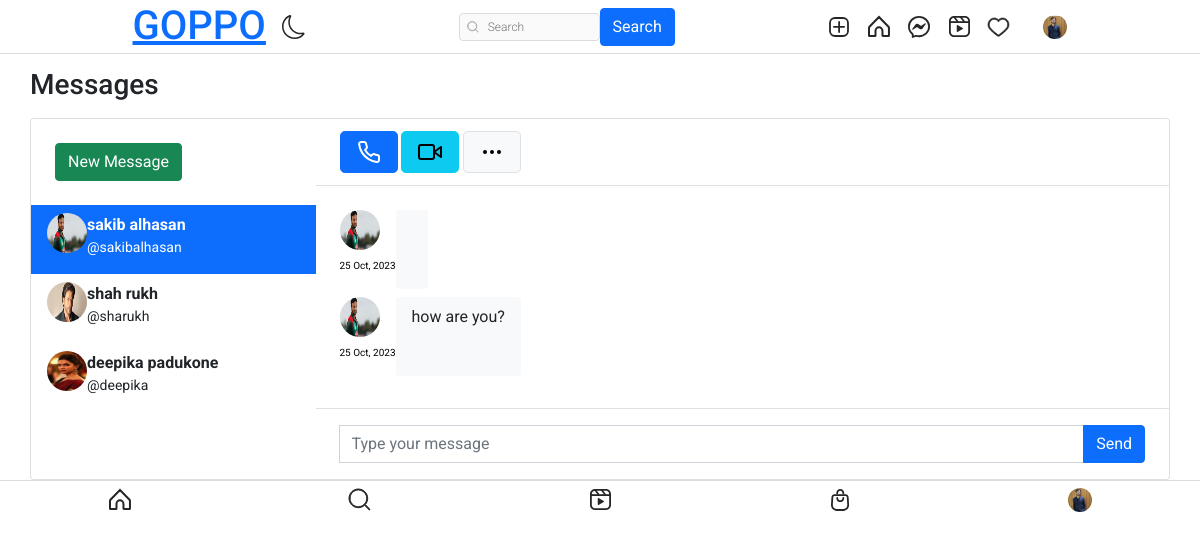
The app's page /message/ (signed in) with its own data.
### authy/models.py (models this page shows, shortened)
class Profile(models.Model):
    user = models.OneToOneField(User, related_name='profile', on_delete=models.CASCADE)
    image = models.ImageField(upload_to="profile_pciture", null=True, default="default.jpg")
    first_name = models.CharField(max_length=200, null=True, blank=True)
    last_name = models.CharField(max_length=200, null=True, blank=True)
    bio = models.CharField(max_length=200, null=True, blank=True)
    location = models.CharField(max_length=200, null=True, blank=True)
    url = models.URLField(max_length=200, null=True, blank=True)
    favourite = models.ManyToManyField(Post, blank=True)

### directs/models.py (models this page shows, shortened)
class Message(models.Model):
    user = models.ForeignKey(User, on_delete=models.CASCADE, related_name="user")
    sender = models.ForeignKey(User, on_delete=models.CASCADE, related_name="from_user")
    reciepient = models.ForeignKey(User, on_delete=models.CASCADE, related_name="to_user")
    body = models.TextField(null=True)
    date = models.DateTimeField(auto_now_add=True)
    is_read = models.BooleanField(default=False)
    def get_message(user):
        users = []
        messages = Message.objects.filter(user=user).values('reciepient').annotate(last=Max('date')).order_by('-last')
        for message in messages:
            users.append({
                'user': User.objects.get(pk=message['reciepient']),
                'last': message['last'],
                'unread': Message.objects.filter(user=user, reciepient__pk=message['reciepient'], is_read=False).count()
            })
        return users

### directs/views.py (the view)
# urls.py: path('', inbox, name="message"),
@login_required
def inbox(request):
    user = request.user
    messages = Message.get_message(user=request.user)
    active_direct = None
    directs = None
    profile = get_object_or_404(Profile, user=user)
    if messages:
        message = messages[0]
        active_direct = message['user'].username
        directs = Message.objects.filter(user=request.user, reciepient=message['user'])
        directs.update(is_read=True)
        for message in messages:
            if message['user'].username == active_direct:
                message['unread'] = 0
    context = {
        'directs':directs,
        'messages': messages,
        'active_direct': active_direct,
        'profile': profile,
    }
    return render(request, 'directs/direct.html', context)

### templates/directs/direct.html (shortened to what this page needs)
{% extends 'base.html' %}
{% load static %}
{% block content %}
<head>
	<link href="https://cdn.jsdelivr.net/npm/bootstrap@5.1.3/dist/css/bootstrap.min.css" rel="stylesheet">
</head>
<br><br>
<main class="conetent">
    <div class="container p-0">
		<h1 class="h3 mb-3">Messages</h1>
		<div class="card">
			<div class="row g-0">
				<div class="col-12 col-lg-12 col-xl-3 border-right chat-messages" >
					<div class="px-4 d-none d-md-block">
						<div class="d-flex align-items-center">
							<div class="flex-grow-1">
								<a href="{% url 'search-users' %}" class="btn btn-success mt-4 mb-4">New Message</a>
							</div>
						</div>
					</div>
					{% for message in messages %}
					<a href="{% url 'directs' message.user.username %}" class="list-group-item list-group-item-action border-0 {% if active_direct == message.user.username %}active{% endif %}">
						<div class="d-flex align-items-start pb-2">
								<img src="{{ message.user.profile.image.url }}" class="rounded-circle mr-1" alt="img" width="40" height="40">
							<div class="flex-grow-1 ml-6">
								<b>{{message.user.profile.first_name}} {{message.user.profile.last_name}}</b>
								<div class="small"> @{{message.user.username}}</div>
							</div>
						</div>
					</a>
					{% endfor %}
				</div>
				<div class="col-12 col-lg-7 col-xl-9">
					<div class="py-2 px-4 border-bottom d-none d-lg-block">
						<div class="d-flex align-items-center py-1">
							<div>
								<button class="btn btn-primary btn-lg mr-1 px-3"></button>
								<button class="btn btn-info btn-lg mr-1 px-3 d-none d-md-inline-block"></button>
								<button class="btn btn-light border btn-lg px-3"></button>
							</div>
						</div>
					</div>
					<div class="position-relative">
						<div class="chat-messages p-4">
									{% for direct in directs %}
										{% if direct.sender == request.user %}
											<div class="chat-message-right pb-2">
												<div>
													<a href=""><img src="{{ direct.sender.profile.image.url }}" class="rounded-circle mr-1" alt="img" width="40" height="40"></a>
													<div class="text-muted small text-nowrap mt-2" style="font-size:10px; color: rgba(180, 180, 180, 0);"><p style="font-size:10px; color: black;">{{direct.date|date:"d M, Y"}}</p></div>
												</div>
												<div class="flex-shrink-1 bg-light rounded py-2 px-3 ml-3">
													{{direct.body}}
												</div>
											</div>
										{% else %}
											<div class="chat-message-left pb-2">
												<div>
													<a href=""><img src="{{ direct.sender.profile.image.url }}" class="rounded-circle mr-1" alt="img" width="40" height="40"></a>
													<div class="text-muted small text-nowrap mt-2" style="font-size:10px; color: rgba(180, 180, 180, 0);"><p style="font-size:10px; color: black;">{{direct.date|date:"d M, Y"}}</p></div>
												</div>
												<div class="flex-shrink-1 bg-light rounded py-2 px-3 ml-3">
													{{direct.body}}
												</div>
											</div>
										{% endif %}
									{% endfor %}
						</div>
					</div>
						<div class="flex-grow-0 py-3 px-4 border-top">
							<form method="POST" action="{% url 'send-directs' %}">
								<div class="input-group">
									<input name="body" type="text" class="form-control" placeholder="Type your message">
									<button class="btn btn-primary" type="submit">Send</button>
								</div>
							</form>
						</div>
				</div>
			</div>
		</div>
	</div>
</main>
</html>
{% endblock content %}

### templates/base.html (shortened to what this page needs)
{% load static %}
<!DOCTYPE html>
<html lang="en">
<head>
    <link rel="stylesheet" href="https://cdn.jsdelivr.net/npm/bootstrap-icons@1.8.1/font/bootstrap-icons.css">
    <link href="https://cdn.jsdelivr.net/npm/bootstrap@5.1.3/dist/css/bootstrap.min.css" rel="stylesheet">
    <link rel="stylesheet" type="text/css" href="{% static 'assets1/style.css' %}">
</head>
<body>
    <header class="header">
        <nav class="header__content">
            <div class="header__buttons">
                <a href="{% url 'index' %}" class="header__home">
                  <h1> GOPPO </h1>
                </a>
                <button class="header__theme-button" title="Toggle Theme">
                </button>
            </div>
            <form action="{% url 'search-users' %}" method="GET">
                <div class="header__search">
                    <input type="text" placeholder="Search" name="q" value="{{ request.GET.q }}">
                    <button class="btn btn-primary" type="submit">Search</button>
                </div>
            </form>
            <div class="header__buttons header__buttons--desktop">
                <a href="{% url 'newpost' %}">
                </a>
                <a href="{% url 'index' %}">
                </a>
                <a href="{% url 'message' %}">
                </a>
                <a href="#">
                </a>
                <span>
                    <a href="{% url 'show-notification' %}">
                    </a>
                </span>
                <a href="">
                    <button class="profile-button">
                        <a href="{% url 'profile' request.user %}">
                            <div class="profile-button__picture">
                                <img src="{{request.user.profile.image.url}}" alt="User Picture">
                            </div>
                        </a>
                    </button>
                </a>
            </div>
        </nav>
    </header>
    {% block content %}
    {% endblock content %}
    <nav class="navbar">
        <a href="#" class="navbar__button">
        </a>
        <a href="{% url 'search-users'  %}" class="navbar__button">
        </a>
        <a href="#" class="navbar__button">
        </a>
        <a href="#" class="navbar__button">
        </a>
        <a href="{% url 'profile' request.user %}" class="navbar__button profile-button">
            <div class="profile-button__picture">
                <img src="{{request.user.profile.image.url}}" alt="User Picture">
            </div>
        </a>
    </nav>
</body>
</html>

### static/assets1/style.css (style rules this page uses)
*, *::after, *::before { box-sizing: border-box; margin: 0; padding: 0; }
*, button, input, select, textarea { font-family: 'Roboto', sans-serif; }
:root { --primary: hsl(0, 0%, 100%); --secondary: hsl(0, 0%, 98%); --border: hsl(0, 0%, 86%); --story-border: hsl(0, 0%, 78%); --img-border: hsla(0, 0%, 0%, 0.1); --text-dark: hsl(0, 0%, 15%); --text-light: hsl(0, 0%, 60%); --like: hsl(355, 82%, 61%); --link: hsl(204, 100%, 48%); --header-height: 44px; --nav-height: 44px; }
body { min-height: 100vh; display: flex; flex-direction: column; overflow-y: auto; }
svg { display: block; }
img { max-width: 100%; }
.header { width: 100%; height: var(--header-height); background-color: var(--primary); display: flex; justify-content: center; position: fixed; top: 0; left: 0; z-index: 2; }
.header::after { content: ''; position: absolute; bottom: 0; width: 100%; height: 1px; background-color: var(--border); }
.header__content { width: 100%; max-width: 975px; padding: 0 14px; display: flex; justify-content: space-between; align-items: center; }
.header__home { margin-top: 5px; }
.header__theme-button { background-color: transparent; border: none; cursor: pointer; }
.header__theme-button-moon { display: unset; }
.header__search { width: 216px; height: 28px; display: none; align-items: center; position: relative; }
.header__search svg { width: 12px; height: 12px; position: absolute; left: 8px; }
.header__search input { width: 100%; height: 100%; background-color: var(--secondary); padding: 4px 10px 4px 28px; border: 1px solid var(--border); border-radius: 4px; outline: none; font-size: 12px; font-weight: 300; text-decoration: none; color: var(--text-light); text-overflow: ellipsis; overflow: hidden; white-space: nowrap; }
.header__buttons { display: flex; align-items: center; gap: 16px; }
.navbar { width: 100%; height: var(--nav-height); background-color: var(--primary); display: flex; position: fixed; bottom: 0; left: 0; z-index: 2; }
.navbar::after { content: ''; position: absolute; top: 0; width: 100%; height: 1px; background-color: var(--border); }
.navbar__button { flex: 1 0 auto; display: flex; justify-content: center; align-items: center; }
.profile-button { background-color: transparent; border: none; outline: none; cursor: pointer; position: relative; }
.profile-button__picture { width: 24px; height: 24px; border-radius: 50%; overflow: hidden; position: relative; }
.profile-button__picture::after { content: ''; position: absolute; top: 0; bottom: 0; left: 0; right: 0; border: 1px solid var(--img-border); border-radius: 50%; }
@media (min-width: 768px) { :root { --header-height: 54px; --nav-height: 0px; } }
@media (min-width: 768px) { .header__content { padding: 0 20px; } }
@media (min-width: 768px) { .header__search { display: flex; } }
@media (min-width: 768px) { .navbar { display: none; } }

### templates/directs/direct.html (style rules this page uses)
body { margin-top:20px; }
.chat-messages { display: flex; flex-direction: column; max-height: 800px; overflow-y: scroll }
.chat-message-left, .chat-message-right { display: flex; flex-shrink: 0 }
.chat-message-left { margin-right: auto }
.py-3 { padding-top: 1rem!important; padding-bottom: 1rem!important; }
.px-4 { padding-right: 1.5rem!important; padding-left: 1.5rem!important; }
.flex-grow-0 { flex-grow: 0!important; }
.border-top { border-top: 1px solid #dee2e6!important; }

### records on screen
Message: sender.profile.image (picture), date "25 Oct, 2023"
Message: sender.profile.image (picture), date "25 Oct, 2023", body "how are you?"

### other values on screen
{{ message.user.profile.first_name }} "sakib"
{{ message.user.profile.last_name }} "alhasan"
{{ message.user.username }} "sakibalhasan"
{{ message.user.profile.first_name }} "shah"
{{ message.user.profile.last_name }} "rukh"
{{ message.user.username }} "sharukh"
{{ message.user.profile.first_name }} "deepika"
{{ message.user.profile.last_name }} "padukone"
{{ message.user.username }} "deepika"
